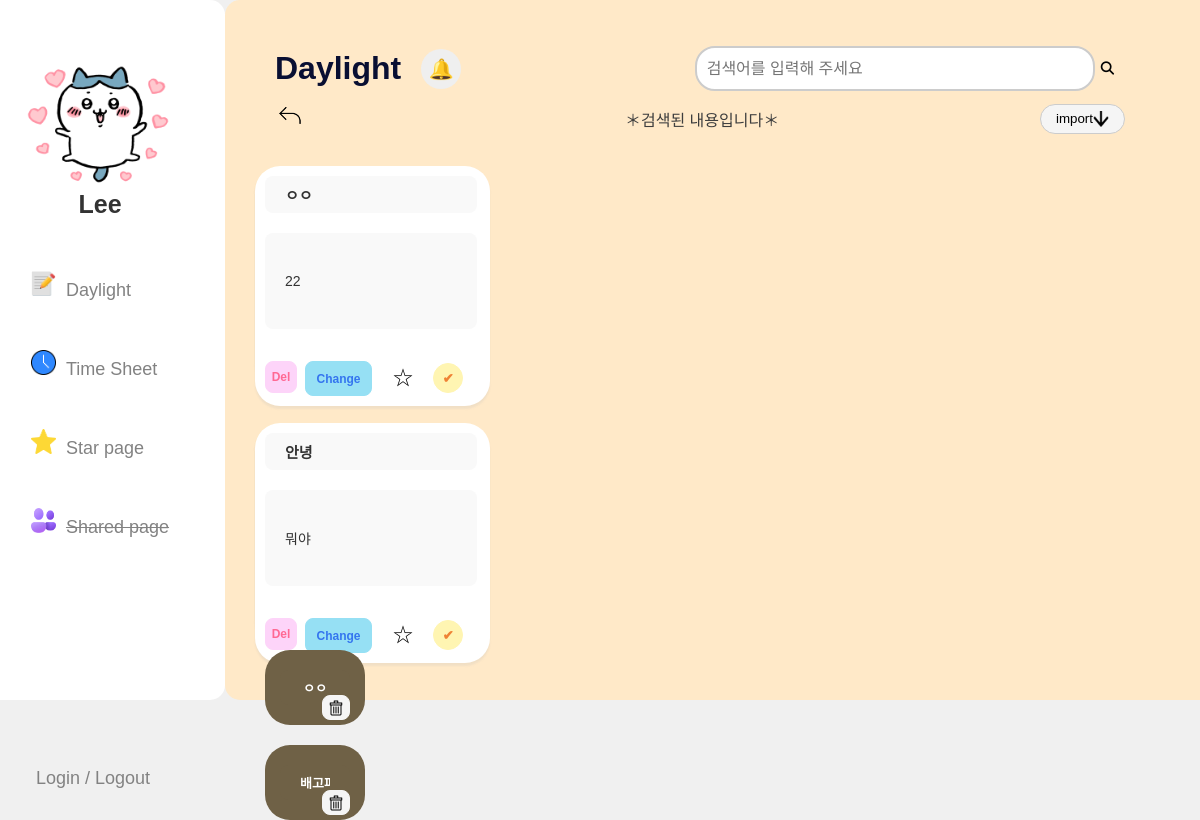
The app's page /search/, older data.
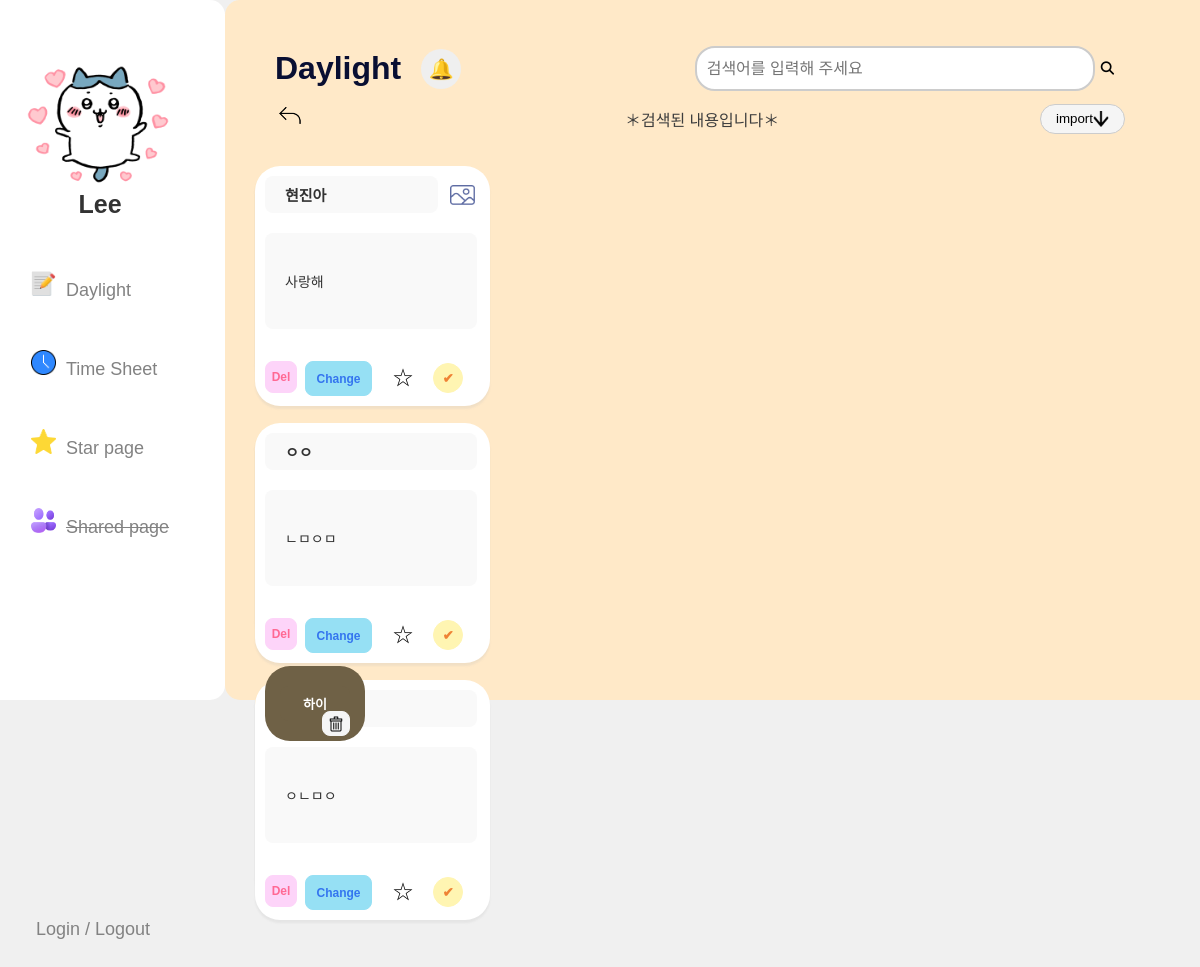
The same page, newer data.
### dl/models.py (models this page shows)
class Todo(models.Model):
    content = models.CharField(max_length=255)
    text_content = models.TextField(default='')
    image = models.ImageField(upload_to=custom_upload_to, null=True, blank=True, verbose_name='todo_image')
    time = models.DateTimeField(default=datetime.combine(datetime.today(), time(0, 0)))  # 시간을 저장할 경우 TimeField 사용
    star = models.BooleanField(default=False, null=False)
    done = models.BooleanField(default=False, null=False)

### dl/views.py (the view)
# urls.py: path('search/', views.search_view, name='search'),  # 검색 뷰에 연결
def search_view(request):
    query = request.GET.get('q', '')
    todos = Todo.objects.filter(
        Q(content__icontains=query) | Q(text_content__icontains=query), done=False
    )
    done_todos = Todo.objects.filter(
        Q(content__icontains=query) | Q(text_content__icontains=query), done=True
    )
    return render(request, 'Table/search.html', {
        'todos': todos,
        'done_todos': done_todos,
        'query': query
    })

### dl/templates/Table/search.html (shortened to what the changed rows need)
{% load static %}
<!DOCTYPE html>
<html lang="ko">
<head>
    <link rel="stylesheet" href="{% static 'Table/main.css' %}">
    <link rel="stylesheet" href="https://cdnjs.cloudflare.com/ajax/libs/font-awesome/6.5.1/css/all.min.css">
</head>
<body>
    <div class="container">
        <div class="box white-box">
            <img src="{% static 'chikawa.png' %}" width="150px" height="130px">
            <div class="name">Lee</div>
            <ul class="custom-list">
            </ul>
            <a href="{% url 'loginsheet' %}">
            </a>
        </div>
        <div class="box gray-box">
            <div class="header-top">
                <h1>Daylight</h1>
            </div>
            <div class="text">
            </div>
            <div class="date-con">
            </div>
            <div class="table">
                {% if todos %}
                    {% for todo in todos %}
                        <form action="./deleteTodo/" method="GET">
                            <div class="table-box">
                                <div class="table-box2">
                                    <div class="headG">
                                        <input id="todoTable" name="todoTable" type="text" value="{{ todo.content }}" readonly>
                                        {% if todo.image %}
                                            <img src="{% static 'imgeee.png' %}" name="imgeee" width="25px" height="20px" class="imgeee">
                                        {% endif %}
                                    </div>
                                    <input id="todoText" name="todoText" type="text" value="{{ todo.text_content }}" readonly>
                                </div>
                                <div class="buttondiv">
                                    <button class="btn btn-close">Del
                                    </button>
                                </form>
                                <a href ="./updatePage/{{ todo.id }}" class="btn btn-danger" role="button">Change</a>
                                <form action="./markAsDone/" method="POST">
                                    <button type="submit" class="btn-success">✔</button>
                                </form>
                                <form class="star-form" action="./markAsStar/" method="POST" data-todo-id="{{ todo.id }}">
                                    <button type="submit" class="btn-star">☆</button>
                                </form>
                            </div>
                        </div>
                    {% endfor %}
                {% else %}
                    <p></p>
                {% endif %}
                <div class="table done">
                    {% for done in done_todos %}
                    <div class="table-box-done">
                        <input id="doneTodo" name="doneTodo" type="text" value="{{ done.content }}" disabled>
                        <form action="./deleteDone/" method="POST">
                            <button class="btn btn-close-done">
                                <img src="{% static 'delete.png' %}" alt="import" style="width: 16px; height: 16px; margin-right: 0px;">
                            </button>
                        </form>
                    </div>
                    {% endfor %}
                </div>
</body>
</html>

Row changes from the older to the newer data that the page shows:
removed Todo: todoTable "ㅇㅇ", todoText "22", shown under "Daylight"
removed Todo: todoTable "안녕", todoText "뭐야", shown under "Daylight"
removed Todo: doneTodo "배고파"
added Todo: todoTable "현진아", todoText "사랑해", shown under "Daylight"
added Todo: todoTable "ㅇㅇ", todoText "ㄴㅁㅇㅁ", shown under "Daylight"
added Todo: todoTable "ㅁㅇㄴㅁ", todoText "ㅇㄴㅁㅇ", shown under "Daylight"
changed Todo (number 4 of 4 on the later page): doneTodo "ㅇㅇ" → "하이"
